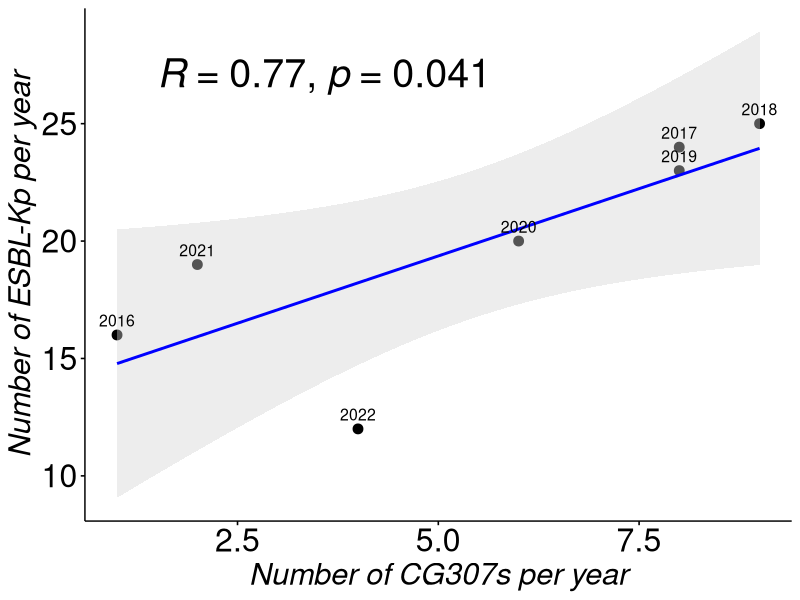
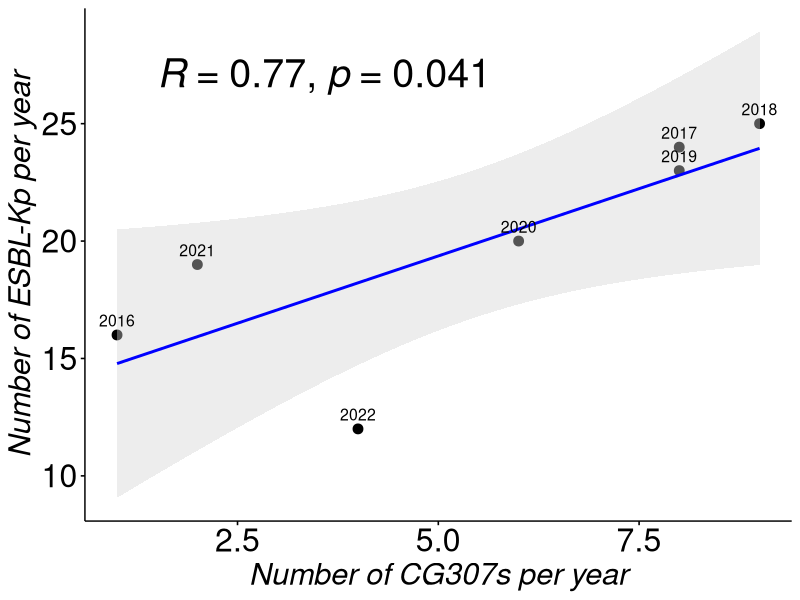

Reproduce these figures in R, in order.
library("ggpubr")

CG307 <- c(1,
           8,
           9,
           8,
           6,
           2,
           4)
CG307_rates <- c(7.692307692,
                 34.7826087,
                 47.36842105,
                 33.33333333,
                 28.57142857,
                 9.523809524,
                 40
)

rare <- c(7,
          12,
          5,
          11,
          10,
          8,
          4)
rare_rates <- c(53.84615385,
                52.17391304,
                26.31578947,
                45.83333333,
                47.61904762,
                38.0952381,
                40
)
ESBL_numbers <- c(16,
                24,
                25,
                23,
                20,
                19,
                12)

ESBL_rates <- c(19.51219512,
                22.64150943,
                26.04166667,
                29.48717949,
                33.89830508,
                21.34831461,
                25.6666
)

non_ESBL_rates <- c(80.48780488,
                    77.35849057,
                    73.95833333,
                    70.51282051,
                    66.10169492,
                    78.65168539,
                    75.55555556
)

year <- c(2016,2017,2018,2019,2020,2021,2022)

df <- data.frame(CG307,ESBL_numbers,year)
df
ggscatter(df, x = "CG307", y = "ESBL_numbers",
          color="black", size=3,
          add = "reg.line", conf.int = TRUE, 
          cor.coef = TRUE, cor.method = "pearson",cor.coef.size = 10,cor.coef.coord =c(1.5,27),
          add.params = list(color = "blue", fill = "lightgray"),
          xlab = "Number of CG307s per year", ylab ="Number of ESBL-Kp per year", label = df$year) + font("xlab", size = 22, face="italic") + font("ylab", size = 22, face ="italic")+
  theme(axis.text = element_text(size = 23))  

ggsave("correlation_CG307.png",width = 10.36, height = 8.14, dpi = 900)
